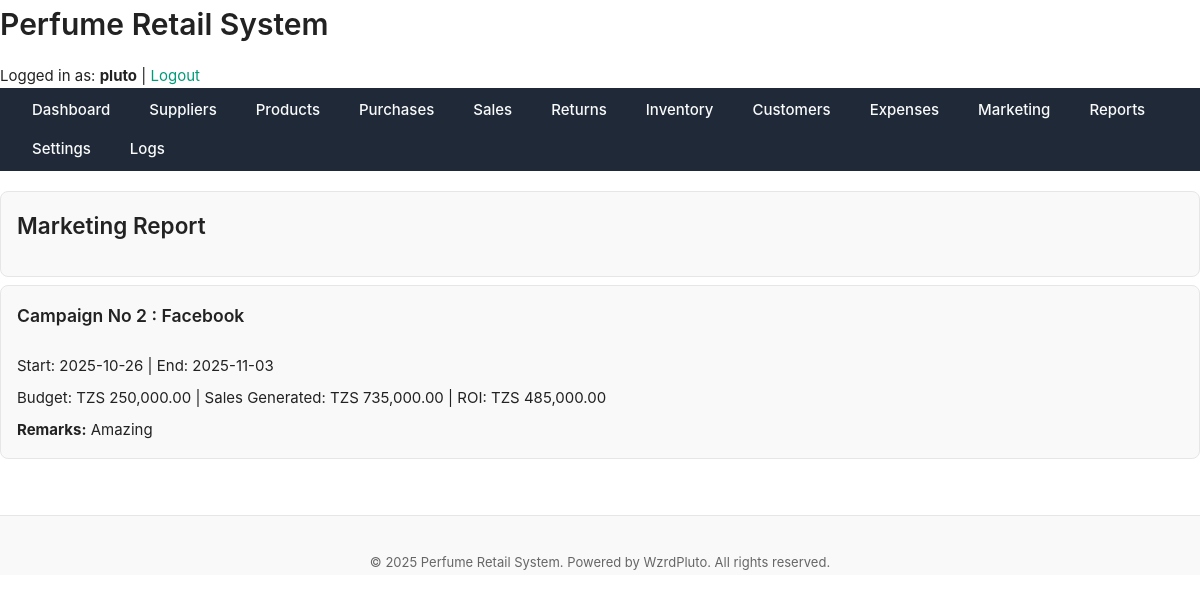
The app's page /public/reports/marketing_report.php (signed in) with its own data.
### tables this page shows
CREATE TABLE `marketing` (
  `campaign_id` int(11) NOT NULL,
  `platform` varchar(100) DEFAULT NULL,
  `start_date` date DEFAULT NULL,
  `end_date` date DEFAULT NULL,
  `budget` decimal(10,2) DEFAULT NULL,
  `sales_generated` decimal(10,2) DEFAULT 0.00,
  `remarks` text DEFAULT NULL
);

### public/reports/marketing_report.php (the view, shortened to what this page needs)
<?php
require_once '../../includes/functions.php';
include '../../includes/header.php';
try {
    $stmt = $pdo->query("
        SELECT campaign_id, platform, start_date, end_date, budget, sales_generated, remarks
        FROM marketing
        ORDER BY start_date DESC
    ");
    $campaigns = $stmt->fetchAll();
} catch (PDOException $e) {
    die("Failed to fetch marketing report: " . htmlspecialchars($e->getMessage()));
}
?>
<main class="main-content">
    <div class="card mb-sm">
        <h2>Marketing Report</h2>
    </div>
    <?php foreach ($campaigns as $c):
        $roi = ($c['budget'] > 0) ? $c['sales_generated'] - $c['budget'] : 0;
    ?>
    <div class="card mb-md">
        <h3>Campaign No <?= (int)$c['campaign_id'] ?> : <?= htmlspecialchars($c['platform']) ?></h3>
        <p>Start: <?= htmlspecialchars($c['start_date']) ?> | End: <?= htmlspecialchars($c['end_date']) ?></p>
        <p>Budget: <?= CURRENCY ?> <?= number_format($c['budget'], 2) ?> | Sales Generated: <?= CURRENCY ?> <?= number_format($c['sales_generated'], 2) ?> | ROI: <?= CURRENCY ?> <?= number_format($roi, 2) ?></p>
        <p><strong>Remarks:</strong> <?= nl2br(htmlspecialchars($c['remarks'] ?? '-')) ?></p>
    </div>
    <?php endforeach; ?>
</main>
<?php include '../../includes/footer.php'; ?>

### assets/css/layout.css (style rules this page uses)
body { display: flex; min-height: 100vh; flex-direction: column; }
.mb-md { margin-bottom: var(--space-md); }

### assets/css/theme.css (style rules this page uses)
:root { --color-bg: #ffffff; --color-surface: #f9f9f9; --color-border: #e6e6e6; --color-text: #222222; --color-text-muted: #666666; --color-primary: #009b77; --color-primary-hover: #008165; --color-danger: #d62828; --color-success: #2d6a4f; --color-warning: #e9c46a; --shadow-light: 0 2px 8px rgba(0, 0, 0, 0.05); --radius-sm: 4px; --radius-md: 8px; --radius-lg: 16px; --font-main: "Inter", "Segoe UI", "Roboto", sans-serif; --font-size-base: 15px; --font-size-sm: 13px; --font-size-lg: 18px; --line-height-base: 1.6; --space-xs: 4px; --space-sm: 8px; --space-md: 16px; --space-lg: 24px; --space-xl: 40px; --transition-fast: 0.15s ease-in-out; --transition-base: 0.25s ease; }
*, *::before, *::after { box-sizing: border-box; margin: 0; padding: 0; }
html, body { font-family: var(--font-main); font-size: var(--font-size-base); line-height: var(--line-height-base); background-color: var(--color-bg); color: var(--color-text); height: 100%; min-height: 100vh; }
h1, h2, h3, h4, h5 { color: var(--color-text); margin-bottom: var(--space-md); font-weight: 600; }
.card { background: var(--color-surface); border: 1px solid var(--color-border); border-radius: var(--radius-md); box-shadow: var(--shadow-light); padding: var(--space-lg); margin-bottom: var(--space-lg); }
.mb-md { margin-bottom: var(--space-md); }

### assets/css/components.css (style rules this page uses)
.card { background-color: var(--color-surface); border: 1px solid var(--color-border); border-radius: var(--radius-md); padding: var(--space-md); box-shadow: var(--shadow-sm); display: flex; flex-direction: column; gap: var(--space-sm); transition: box-shadow var(--transition-base); }
.mb-sm { margin-bottom: var(--space-sm); }

### records on screen
marketing: campaign_id "2", platform "Facebook", start_date "2025-10-26", end_date "2025-11-03", budget "250,000.00", sales_generated "735,000.00", roi "485,000.00", remarks "Amazing"

### other values on screen
SITE_NAME "Perfume Retail System"
$_SESSION['username'] "pluto"
